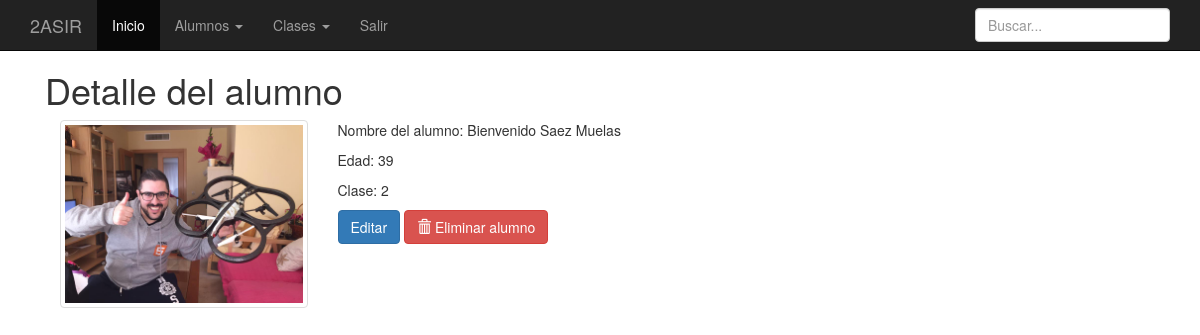
/detalle_alumno.php?id=1 (signed in), run on the app's committed database.
### tables this page shows
CREATE TABLE `alumnos` (
  `id` int(11) unsigned NOT NULL AUTO_INCREMENT,
  `nombreCompleto` varchar(140) NOT NULL DEFAULT '',
  `edad` int(11) DEFAULT NULL,
  `clase` int(10) unsigned DEFAULT NULL,
  `foto` varchar(50) DEFAULT NULL,
  PRIMARY KEY (`id`),
  KEY `fk_clase` (`clase`),
  CONSTRAINT `fk_clase` FOREIGN KEY (`clase`) REFERENCES `clases` (`id`) ON DELETE CASCADE ON UPDATE CASCADE
);

### php/bd.php (called while the page is built, shortened)
<?php
  include_once "ez_sql_core.php";
  include_once "ez_sql_mysql.php";
class Bd
{
  public  $conexion;
  private $usuario      = 'root';
  private $password     = 'root';
  private $base_datos   = 'alumnos';
  function __construct()
  {
    $this->conexion = new ezSQL_mysql($this->usuario, $this->password, $this->base_datos,'localhost');
  }
  function get_alumno($idAlumno){
    $consulta = "select * from alumnos where id=$idAlumno";
    $alumno = $this->conexion->get_row($consulta);
    return $alumno;
  }
}
?>

### php/ez_sql_mysql.php (called while the page is built, shortened)
<?php
	$ezsql_mysql_str = array
	(
		1 => 'Require $dbuser and $dbpassword to connect to a database server',
		2 => 'Error establishing mySQL database connection. Correct user/password? Correct hostname? Database server running?',
		3 => 'Require $dbname to select a database',
		4 => 'mySQL database connection is not active',
		5 => 'Unexpected error while trying to select database'
	);
	class ezSQL_mysql extends ezSQLcore
	{
		var $encoding = false;
		function ezSQL_mysql($dbuser='', $dbpassword='', $dbname='', $dbhost='localhost', $encoding='')
		{
			$this->dbuser = $dbuser;
			$this->dbpassword = $dbpassword;
			$this->dbname = $dbname;
			$this->dbhost = $dbhost;
			$this->encoding = $encoding;
		}
		function connect($dbuser='', $dbpassword='', $dbhost='localhost')
		{
			global $ezsql_mysql_str; $return_val = false;
			if ( ! $dbuser )
			{
				$this->register_error($ezsql_mysql_str[1].' in '.__FILE__.' on line '.__LINE__);
				$this->show_errors ? trigger_error($ezsql_mysql_str[1],E_USER_WARNING) : null;
			}
			else if ( ! $this->dbh = @mysql_connect($dbhost,$dbuser,$dbpassword,true,131074) )
			{
				$this->register_error($ezsql_mysql_str[2].' in '.__FILE__.' on line '.__LINE__);
				$this->show_errors ? trigger_error($ezsql_mysql_str[2],E_USER_WARNING) : null;
			}
			else
			{
				$return_val = true;
			}
			return $return_val;
		}
		function select($dbname='', $encoding='')
		{
			global $ezsql_mysql_str; $return_val = false;
			if ( ! $dbname )
			{
				$this->register_error($ezsql_mysql_str[3].' in '.__FILE__.' on line '.__LINE__);
				$this->show_errors ? trigger_error($ezsql_mysql_str[3],E_USER_WARNING) : null;
			}
			else if ( ! $this->dbh )
			{
				$this->register_error($ezsql_mysql_str[4].' in '.__FILE__.' on line '.__LINE__);
				$this->show_errors ? trigger_error($ezsql_mysql_str[4],E_USER_WARNING) : null;
			}
			else if ( !@mysql_select_db($dbname,$this->dbh) )
			{
				if ( !$str = @mysql_error($this->dbh))
					  $str = $ezsql_mysql_str[5];
				$this->register_error($str.' in '.__FILE__.' on line '.__LINE__);
				$this->show_errors ? trigger_error($str,E_USER_WARNING) : null;
			}
			else
			{
				if ( $encoding == '') $encoding = $this->encoding;
				$return_val = true;
			}
			return $return_val;
		}
		function query($query)
		{
			$return_val = 0;
			$query = trim($query);
			$this->result = @mysql_query($query,$this->dbh);
			if ( preg_match("/^(insert|delete|update|replace|truncate|drop|create|alter|set|lock|unlock)\s+/i",$query) )
			{
				$is_insert = true;
				$this->rows_affected = @mysql_affected_rows($this->dbh);
				if ( preg_match("/^(insert|replace)\s+/i",$query) )
				{
					$this->insert_id = @mysql_insert_id($this->dbh);
				}
				$return_val = $this->rows_affected;
			}
			else
			{
				$is_insert = false;
				$i=0;
				$num_rows=0;
				while ( $row = @mysql_fetch_object($this->result) )
				{
					$num_rows++;
				}
				$this->num_rows = $num_rows;
				$return_val = $this->num_rows;
			}
			return $return_val;
		}
	}

### php/ez_sql_core.php (called while the page is built, shortened)
<?php
	class ezSQLcore
	{
		var $show_errors      = true;
		var $timers           = array();
		function flush()
		{
			$this->last_result = null;
		}
		function get_row($query=null,$output=OBJECT,$y=0)
		{
			if ( $query )
			{
				$this->query($query);
			}
			if ( $output == OBJECT )
			{
				return $this->last_result[$y]?$this->last_result[$y]:null;
			}
			elseif ( $output == ARRAY_A )
			{
				return $this->last_result[$y]?get_object_vars($this->last_result[$y]):null;
			}
			elseif ( $output == ARRAY_N )
			{
				return $this->last_result[$y]?array_values(get_object_vars($this->last_result[$y])):null;
			}
			else
			{
				$this->show_errors ? trigger_error(" \$db->get_row(string query, output type, int offset) -- Output type must be one of: OBJECT, ARRAY_A, ARRAY_N",E_USER_WARNING) : null;
			}
		}
		function timer_get_cur()
		{
			list($usec, $sec) = explode(" ",microtime());
			return ((float)$usec + (float)$sec);
		}
		function timer_start($timer_name)
		{
			$this->timers[$timer_name] = $this->timer_get_cur();
		}
		function timer_elapsed($timer_name)
		{
			return round($this->timer_get_cur() - $this->timers[$timer_name],2);
		}
	}

### detalle_alumno.php (the view, shortened to what this page needs)
<?php
  $idAlumno = $_GET['id'];
  include_once "php/bd.php";
  $bd = new Bd();
  $datos_alumno = $bd->get_alumno($idAlumno);
?>
<?php include_once "php/header.php"; ?>
    <div class="container">
      <div class="col-sm-12">
        <h1>Detalle del alumno</h1>
        <div class="col-sm-3">
          <?php if($datos_alumno->foto != NULL){ ?>
            <img class="img-responsive img-thumbnail" src="img/<?php print $datos_alumno->foto; ?>" alt="Foto del alumno">
          <?php }else{ ?>
            <img class="img-responsive img-thumbnail" src="http://placehold.it/400&text=Sin+foto" alt="">
          <?php } ?>
        </div>
        <div class="col-sm-9">
          <?php if($datos_alumno != NULL){ ?>
            <p>Nombre del alumno: <?php print $datos_alumno->nombreCompleto; ?></p>
            <p>Edad: <?php print $datos_alumno->edad; ?></p>
            <p>Clase: <?php print $datos_alumno->clase; ?></p>
            <?php }else{ ?>
            <p>No hay alumno con ese id</p>
            <?php } ?>
            <p>
              <a href="editar_alumno.php?id=<?php print $datos_alumno->id; ?>" class="btn btn-primary">Editar</a>
              <a href="eliminar_alumno.php?id=<?php print $datos_alumno->id; ?>" class="btn btn-danger"><span class="glyphicon glyphicon-trash" aria-hidden="true"></span> Eliminar alumno</a>
            </p>
        </div>
      </div>
    </div>
<?php include_once "php/footer.php"; ?>

### css/main.css (style rules this page uses)
body { padding-top: 50px; }

### data on the page
alumnos: foto (picture), nombreCompleto "Bienvenido Saez Muelas", edad "39", clase "2"
